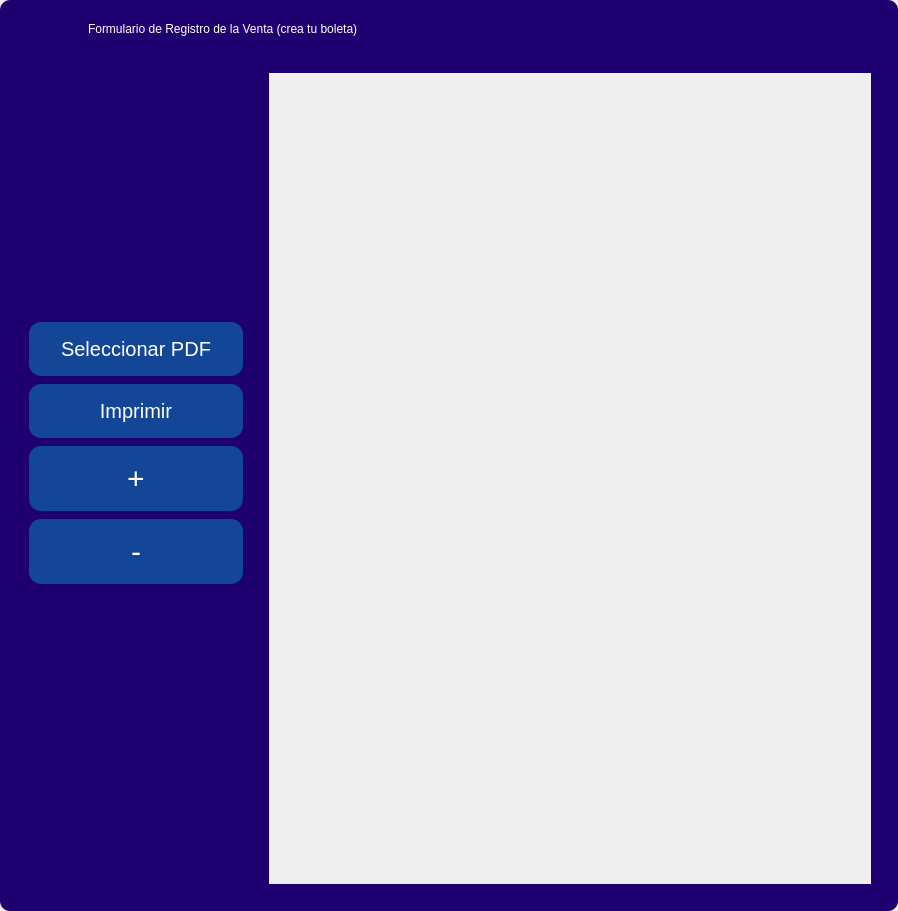
<?xml version="1.0" encoding="UTF-8"?>
<ui version="4.0">
 <class>MainWindow</class>
 <widget class="QMainWindow" name="MainWindow">
  <property name="geometry">
   <rect>
    <x>0</x>
    <y>0</y>
    <width>898</width>
    <height>911</height>
   </rect>
  </property>
  <property name="windowTitle">
   <string>MainWindow</string>
  </property>
  <property name="toolTipDuration">
   <number>-1</number>
  </property>
  <property name="styleSheet">
   <string notr="true"/>
  </property>
  <widget class="QWidget" name="centralwidget">
   <property name="styleSheet">
    <string notr="true"/>
   </property>
   <layout class="QVBoxLayout" name="verticalLayout">
    <property name="spacing">
     <number>0</number>
    </property>
    <property name="leftMargin">
     <number>0</number>
    </property>
    <property name="topMargin">
     <number>0</number>
    </property>
    <property name="rightMargin">
     <number>0</number>
    </property>
    <property name="bottomMargin">
     <number>0</number>
    </property>
    <item>
     <widget class="QFrame" name="frame">
      <property name="enabled">
       <bool>true</bool>
      </property>
      <property name="styleSheet">
       <string notr="true">
QFrame {
border-radius:10px;
background-color:#1E0070;
 }
</string>
      </property>
      <property name="frameShape">
       <enum>QFrame::StyledPanel</enum>
      </property>
      <property name="frameShadow">
       <enum>QFrame::Raised</enum>
      </property>
      <layout class="QVBoxLayout" name="verticalLayout_2">
       <item>
        <widget class="QFrame" name="frame_superior">
         <property name="minimumSize">
          <size>
           <width>0</width>
           <height>40</height>
          </size>
         </property>
         <property name="maximumSize">
          <size>
           <width>16777215</width>
           <height>40</height>
          </size>
         </property>
         <property name="styleSheet">
          <string notr="true">QPushButton{
border-radius:18px;
}

QPushButton:hover{
	background-color: rgb(0, 0, 0);
}
</string>
         </property>
         <property name="frameShape">
          <enum>QFrame::StyledPanel</enum>
         </property>
         <property name="frameShadow">
          <enum>QFrame::Raised</enum>
         </property>
         <layout class="QHBoxLayout" name="horizontalLayout_3">
          <property name="spacing">
           <number>4</number>
          </property>
          <property name="leftMargin">
           <number>0</number>
          </property>
          <property name="topMargin">
           <number>0</number>
          </property>
          <property name="rightMargin">
           <number>0</number>
          </property>
          <property name="bottomMargin">
           <number>0</number>
          </property>
          <item>
           <spacer name="horizontalSpacer">
            <property name="orientation">
             <enum>Qt::Horizontal</enum>
            </property>
            <property name="sizeType">
             <enum>QSizePolicy::Fixed</enum>
            </property>
            <property name="sizeHint" stdset="0">
             <size>
              <width>25</width>
              <height>15</height>
             </size>
            </property>
           </spacer>
          </item>
          <item>
           <widget class="QPushButton" name="pushButton">
            <property name="maximumSize">
             <size>
              <width>50</width>
              <height>35</height>
             </size>
            </property>
            <property name="styleSheet">
             <string notr="true">QPushButton{
 	background-color: #1E0070;
}</string>
            </property>
            <property name="text">
             <string/>
            </property>
            <property name="icon">
             <iconset>
              <normalon>../image/ventas.png</normalon>
             </iconset>
            </property>
            <property name="iconSize">
             <size>
              <width>35</width>
              <height>25</height>
             </size>
            </property>
           </widget>
          </item>
          <item>
           <widget class="QLabel" name="label_2">
            <property name="layoutDirection">
             <enum>Qt::LeftToRight</enum>
            </property>
            <property name="styleSheet">
             <string notr="true">color:white;
font: 12pt &quot;MS Shell Dlg 2&quot;;</string>
            </property>
            <property name="text">
             <string>Formulario de Registro de la Venta (crea tu boleta)</string>
            </property>
            <property name="scaledContents">
             <bool>false</bool>
            </property>
            <property name="alignment">
             <set>Qt::AlignLeading|Qt::AlignLeft|Qt::AlignVCenter</set>
            </property>
            <property name="margin">
             <number>0</number>
            </property>
           </widget>
          </item>
          <item>
           <widget class="QPushButton" name="btn_exit">
            <property name="minimumSize">
             <size>
              <width>38</width>
              <height>38</height>
             </size>
            </property>
            <property name="maximumSize">
             <size>
              <width>38</width>
              <height>38</height>
             </size>
            </property>
            <property name="cursor">
             <cursorShape>PointingHandCursor</cursorShape>
            </property>
            <property name="text">
             <string/>
            </property>
            <property name="iconSize">
             <size>
              <width>35</width>
              <height>35</height>
             </size>
            </property>
           </widget>
          </item>
          <item>
           <widget class="QPushButton" name="bt_minimizar">
            <property name="minimumSize">
             <size>
              <width>38</width>
              <height>38</height>
             </size>
            </property>
            <property name="maximumSize">
             <size>
              <width>38</width>
              <height>38</height>
             </size>
            </property>
            <property name="cursor">
             <cursorShape>PointingHandCursor</cursorShape>
            </property>
            <property name="styleSheet">
             <string notr="true"/>
            </property>
            <property name="text">
             <string/>
            </property>
            <property name="icon">
             <iconset>
              <normaloff>image/minus.svg</normaloff>image/minus.svg</iconset>
            </property>
            <property name="iconSize">
             <size>
              <width>38</width>
              <height>38</height>
             </size>
            </property>
           </widget>
          </item>
          <item>
           <widget class="QPushButton" name="bt_maximizar">
            <property name="minimumSize">
             <size>
              <width>38</width>
              <height>38</height>
             </size>
            </property>
            <property name="maximumSize">
             <size>
              <width>38</width>
              <height>38</height>
             </size>
            </property>
            <property name="cursor">
             <cursorShape>PointingHandCursor</cursorShape>
            </property>
            <property name="styleSheet">
             <string notr="true"/>
            </property>
            <property name="text">
             <string/>
            </property>
            <property name="icon">
             <iconset>
              <normaloff>image/chevron-up.svg</normaloff>image/chevron-up.svg</iconset>
            </property>
            <property name="iconSize">
             <size>
              <width>38</width>
              <height>38</height>
             </size>
            </property>
           </widget>
          </item>
          <item>
           <widget class="QPushButton" name="bt_restaurar">
            <property name="minimumSize">
             <size>
              <width>38</width>
              <height>38</height>
             </size>
            </property>
            <property name="maximumSize">
             <size>
              <width>38</width>
              <height>38</height>
             </size>
            </property>
            <property name="cursor">
             <cursorShape>PointingHandCursor</cursorShape>
            </property>
            <property name="styleSheet">
             <string notr="true"/>
            </property>
            <property name="text">
             <string/>
            </property>
            <property name="icon">
             <iconset>
              <normaloff>image/chevron-down.svg</normaloff>image/chevron-down.svg</iconset>
            </property>
            <property name="iconSize">
             <size>
              <width>38</width>
              <height>38</height>
             </size>
            </property>
           </widget>
          </item>
          <item>
           <widget class="QPushButton" name="bt_cerrar">
            <property name="minimumSize">
             <size>
              <width>38</width>
              <height>38</height>
             </size>
            </property>
            <property name="maximumSize">
             <size>
              <width>38</width>
              <height>38</height>
             </size>
            </property>
            <property name="cursor">
             <cursorShape>PointingHandCursor</cursorShape>
            </property>
            <property name="styleSheet">
             <string notr="true"/>
            </property>
            <property name="text">
             <string/>
            </property>
            <property name="icon">
             <iconset>
              <normaloff>image/x.svg</normaloff>image/x.svg</iconset>
            </property>
            <property name="iconSize">
             <size>
              <width>38</width>
              <height>38</height>
             </size>
            </property>
           </widget>
          </item>
         </layout>
        </widget>
       </item>
       <item>
        <widget class="QFrame" name="frame_3">
         <property name="frameShape">
          <enum>QFrame::StyledPanel</enum>
         </property>
         <property name="frameShadow">
          <enum>QFrame::Raised</enum>
         </property>
         <layout class="QHBoxLayout" name="horizontalLayout_4">
          <item>
           <layout class="QVBoxLayout" name="verticalLayout_6">
            <property name="spacing">
             <number>9</number>
            </property>
            <property name="leftMargin">
             <number>9</number>
            </property>
            <property name="topMargin">
             <number>9</number>
            </property>
            <property name="rightMargin">
             <number>9</number>
            </property>
            <property name="bottomMargin">
             <number>9</number>
            </property>
            <item>
             <layout class="QVBoxLayout" name="verticalLayout_7">
              <property name="spacing">
               <number>0</number>
              </property>
              <property name="topMargin">
               <number>0</number>
              </property>
              <property name="rightMargin">
               <number>0</number>
              </property>
              <property name="bottomMargin">
               <number>50</number>
              </property>
              <item>
               <widget class="QPushButton" name="btn_open_file">
                <property name="cursor">
                 <cursorShape>PointingHandCursor</cursorShape>
                </property>
                <property name="styleSheet">
                 <string notr="true">QPushButton {
                background-color: #144698; /* Azul Oscuro */
                border: none;
                color: white;
                padding: 15px 32px;
                text-align: center;
                text-decoration: none;
                font-size: 20px;
                margin: 4px 2px;
                border-radius: 12px;
            }
            QPushButton:hover {
                background-color: #2D005F;
            }
            QPushButton:pressed {
                background-color: #2e7031;
            }</string>
                </property>
                <property name="text">
                 <string>Seleccionar PDF</string>
                </property>
                <property name="icon">
                 <iconset>
                  <normalon>../image/pdf.png</normalon>
                 </iconset>
                </property>
                <property name="iconSize">
                 <size>
                  <width>30</width>
                  <height>30</height>
                 </size>
                </property>
               </widget>
              </item>
              <item>
               <widget class="QPushButton" name="print_button">
                <property name="cursor">
                 <cursorShape>PointingHandCursor</cursorShape>
                </property>
                <property name="styleSheet">
                 <string notr="true">QPushButton {
                background-color: #144698; /* Azul Oscuro */
                border: none;
                color: white;
                padding: 15px 32px;
                text-align: center;
                text-decoration: none;
                font-size: 20px;
                margin: 4px 2px;
                border-radius: 12px;
            }
            QPushButton:hover {
                background-color: #2D005F;
            }
            QPushButton:pressed {
                background-color: #2e7031;
            }</string>
                </property>
                <property name="text">
                 <string>Imprimir</string>
                </property>
                <property name="icon">
                 <iconset>
                  <normalon>../image/printing.png</normalon>
                 </iconset>
                </property>
                <property name="iconSize">
                 <size>
                  <width>30</width>
                  <height>30</height>
                 </size>
                </property>
               </widget>
              </item>
              <item>
               <widget class="QPushButton" name="zoom_in_button">
                <property name="font">
                 <font>
                  <pointsize>-1</pointsize>
                  <underline>false</underline>
                  <strikeout>false</strikeout>
                 </font>
                </property>
                <property name="cursor">
                 <cursorShape>PointingHandCursor</cursorShape>
                </property>
                <property name="styleSheet">
                 <string notr="true">QPushButton {
                background-color: #144698; /* Azul Oscuro */
                border: none;
                color: white;
                padding: 15px 32px;
                text-align: center;
                text-decoration: none;
                font-size: 30px;
                margin: 4px 2px;
                border-radius: 12px;
            }
            QPushButton:hover {
                background-color: #2D005F;
            }
            QPushButton:pressed {
                background-color: #2e7031;
            }</string>
                </property>
                <property name="text">
                 <string>+</string>
                </property>
                <property name="iconSize">
                 <size>
                  <width>30</width>
                  <height>16</height>
                 </size>
                </property>
               </widget>
              </item>
              <item>
               <widget class="QPushButton" name="zoom_out_button">
                <property name="cursor">
                 <cursorShape>PointingHandCursor</cursorShape>
                </property>
                <property name="styleSheet">
                 <string notr="true">QPushButton {
                background-color: #144698; /* Azul Oscuro */
                border: none;
                color: white;
                padding: 15px 32px;
                text-align: center;
                text-decoration: none;
                font-size: 30px;
                margin: 4px 2px;
                border-radius: 12px;
            }
            QPushButton:hover {
                background-color: #2D005F;
            }
            QPushButton:pressed {
                background-color: #2e7031;
            }</string>
                </property>
                <property name="text">
                 <string>-</string>
                </property>
               </widget>
              </item>
             </layout>
            </item>
           </layout>
          </item>
          <item>
           <layout class="QVBoxLayout" name="verticalLayout_9">
            <property name="spacing">
             <number>9</number>
            </property>
            <property name="leftMargin">
             <number>9</number>
            </property>
            <property name="topMargin">
             <number>9</number>
            </property>
            <property name="rightMargin">
             <number>9</number>
            </property>
            <property name="bottomMargin">
             <number>9</number>
            </property>
            <item>
             <layout class="QHBoxLayout" name="image_layout">
              <item>
               <widget class="QScrollArea" name="scrollArea">
                <property name="widgetResizable">
                 <bool>true</bool>
                </property>
                <widget class="QWidget" name="scroll_area">
                 <property name="geometry">
                  <rect>
                   <x>0</x>
                   <y>0</y>
                   <width>572</width>
                   <height>809</height>
                  </rect>
                 </property>
                </widget>
               </widget>
              </item>
             </layout>
            </item>
           </layout>
          </item>
         </layout>
        </widget>
       </item>
      </layout>
     </widget>
    </item>
   </layout>
  </widget>
 </widget>
 <resources/>
 <connections/>
</ui>
